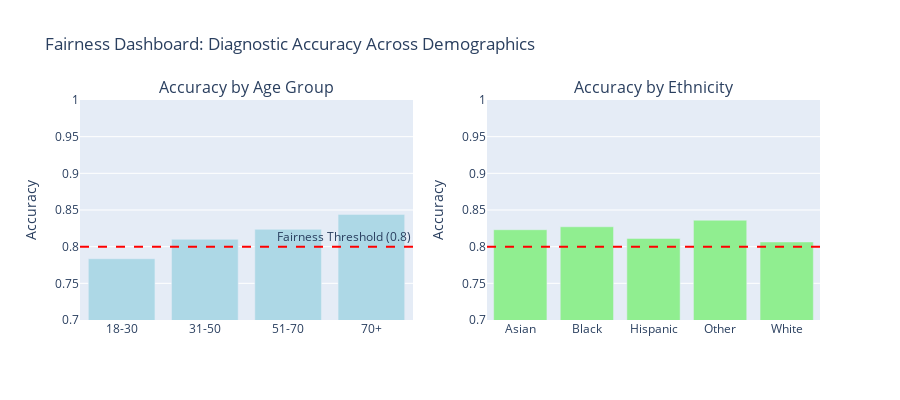

The notebook cell saved with this chart:
### Code cell
if df is not None:
    # Visualize fairness metrics
    fig = make_subplots(
        rows=1, cols=2,
        subplot_titles=('Accuracy by Age Group', 'Accuracy by Ethnicity'),
        specs=[[{'type': 'bar'}, {'type': 'bar'}]]
    )
    
    # Age group accuracy
    age_metrics = metric_frame_age.by_group['accuracy'].reset_index()
    fig.add_trace(
        go.Bar(x=age_metrics['age_group'], y=age_metrics['accuracy'], 
               name='Age Group', marker_color='lightblue'),
        row=1, col=1
    )
    
    # Ethnicity accuracy
    eth_metrics = metric_frame_ethnicity.by_group['accuracy'].reset_index()
    fig.add_trace(
        go.Bar(x=eth_metrics['ethnicity'], y=eth_metrics['accuracy'],
               name='Ethnicity', marker_color='lightgreen'),
        row=1, col=2
    )
    
    # Add fairness threshold line (0.8)
    fig.add_hline(y=0.8, line_dash="dash", line_color="red", 
                  annotation_text="Fairness Threshold (0.8)",
                  row=1, col=1)
    fig.add_hline(y=0.8, line_dash="dash", line_color="red",
                  row=1, col=2)
    
    fig.update_layout(
        title_text="Fairness Dashboard: Diagnostic Accuracy Across Demographics",
        showlegend=False,
        height=400
    )
    fig.update_yaxes(title_text="Accuracy", range=[0.7, 1.0])
    
    fig.show()
    
    print("\n💡 Interpretation:")
    print("  - All groups should have accuracy ≥ 0.8 (above red line)")
    print("  - Accuracy variance across groups should be minimal (<0.1)")
    print("  - This ensures fair healthcare AI for all patient populations")

### Figure 1 — Plotly figure (JSON) as saved in the notebook; plotly's stock layout.template omitted (floating-point values rounded to 4 significant figures)
{"data": [{"marker": {"color": "lightblue"}, "name": "Age Group", "type": "bar", "x": ["18-30", "31-50", "51-70", "70+"], "xaxis": "x", "y": [0.7835, 0.8101, 0.8236, 0.844], "yaxis": "y"}, {"marker": {"color": "lightgreen"}, "name": "Ethnicity", "type": "bar", "x": ["Asian", "Black", "Hispanic", "Other", "White"], "xaxis": "x2", "y": [0.8231, 0.8271, 0.8113, 0.8361, 0.8065], "yaxis": "y2"}], "layout": {"annotations": [{"font": {"size": 16}, "showarrow": false, "text": "Accuracy by Age Group", "x": 0.225, "xanchor": "center", "xref": "paper", "y": 1, "yanchor": "bottom", "yref": "paper"}, {"font": {"size": 16}, "showarrow": false, "text": "Accuracy by Ethnicity", "x": 0.775, "xanchor": "center", "xref": "paper", "y": 1, "yanchor": "bottom", "yref": "paper"}, {"showarrow": false, "text": "Fairness Threshold (0.8)", "x": 1, "xanchor": "right", "xref": "x domain", "y": 0.8, "yanchor": "bottom", "yref": "y"}], "height": 400, "shapes": [{"line": {"color": "red", "dash": "dash"}, "type": "line", "x0": 0, "x1": 1, "xref": "x domain", "y0": 0.8, "y1": 0.8, "yref": "y"}, {"line": {"color": "red", "dash": "dash"}, "type": "line", "x0": 0, "x1": 1, "xref": "x2 domain", "y0": 0.8, "y1": 0.8, "yref": "y2"}], "showlegend": false, "title": {"text": "Fairness Dashboard: Diagnostic Accuracy Across Demographics"}, "xaxis": {"anchor": "y", "domain": [0, 0.45]}, "xaxis2": {"anchor": "y2", "domain": [0.55, 1]}, "yaxis": {"anchor": "x", "domain": [0, 1], "range": [0.7, 1], "title": {"text": "Accuracy"}}, "yaxis2": {"anchor": "x2", "domain": [0, 1], "range": [0.7, 1], "title": {"text": "Accuracy"}}}}
